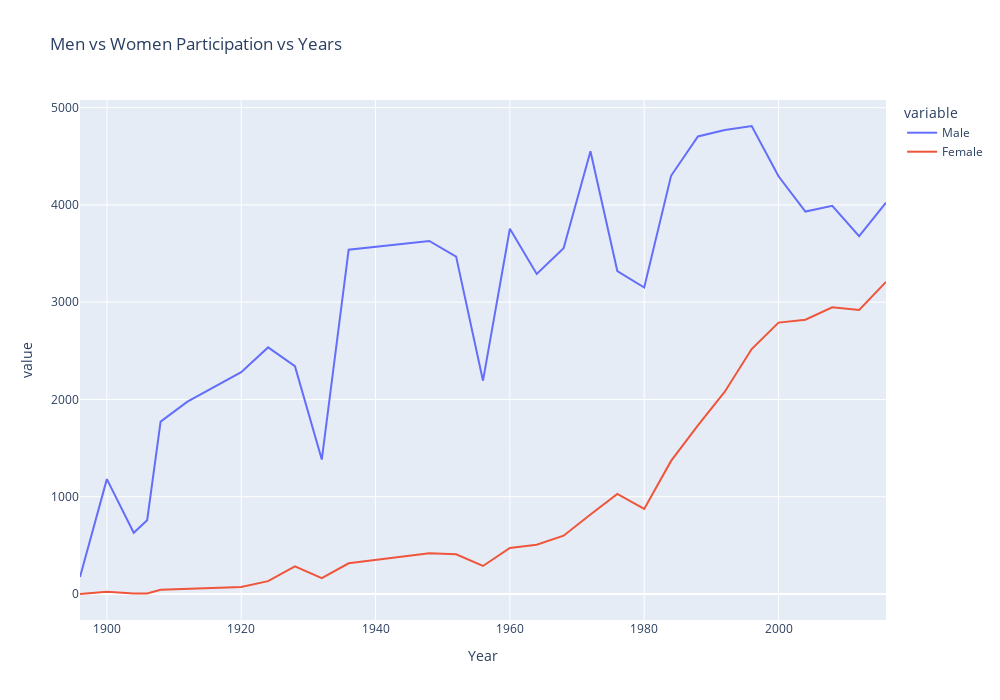

Here is the notebook cell this chart was saved with:
### Markdown cell above
**5.8 Men Vs Women** Participation Over the **Years**

### Code cell
men = athlete_df[athlete_df['Sex'] == 'M'].groupby('Year').count()['Name'].reset_index()
women = athlete_df[athlete_df['Sex'] == 'F'].groupby('Year').count()['Name'].reset_index()
final = men.merge(women,on='Year',how ='left')
final.rename(columns={'Name_x':'Male','Name_y':'Female'}, inplace=True)
final.fillna(0,inplace=True)

# plotting the graph
fig = px.line(final, x='Year', y=['Male','Female'], title = "Men vs Women Participation vs Years", height = 700, width =1000)
fig.show()

### Figure 1 — Plotly figure (JSON) as saved in the notebook; plotly's stock layout.template omitted (floating-point values rounded to 4 significant figures)
{"data": [{"hovertemplate": "variable=Male<br>Year=%{x}<br>value=%{y}<extra></extra>", "legendgroup": "Male", "line": {"color": "#636efa", "dash": "solid"}, "marker": {"symbol": "circle"}, "mode": "lines", "name": "Male", "orientation": "v", "showlegend": true, "type": "scatter", "x": [1896, 1900, 1904, 1906, 1908, 1912, 1920, 1924, 1928, 1932, 1936, 1948, 1952, 1956, 1960, 1964, 1968, 1972, 1976, 1980, 1984, 1988, 1992, 1996, 2000, 2004, 2008, 2012, 2016], "xaxis": "x", "y": [174, 1181, 629, 759, 1772, 1978, 2280, 2535, 2342, 1382, 3539, 3629, 3468, 2193, 3755, 3290, 3555, 4552, 3320, 3151, 4299, 4704, 4769, 4811, 4294, 3931, 3990, 3679, 4022], "yaxis": "y"}, {"hovertemplate": "variable=Female<br>Year=%{x}<br>value=%{y}<extra></extra>", "legendgroup": "Female", "line": {"color": "#EF553B", "dash": "solid"}, "marker": {"symbol": "circle"}, "mode": "lines", "name": "Female", "orientation": "v", "showlegend": true, "type": "scatter", "x": [1896, 1900, 1904, 1906, 1908, 1912, 1920, 1924, 1928, 1932, 1936, 1948, 1952, 1956, 1960, 1964, 1968, 1972, 1976, 1980, 1984, 1988, 1992, 1996, 2000, 2004, 2008, 2012, 2016], "xaxis": "x", "y": [0, 23, 6, 6, 44, 53, 73, 132, 285, 162, 316, 420, 409, 288, 473, 507, 599, 818, 1028, 875, 1368, 1734, 2080, 2518, 2790, 2820, 2947, 2919, 3209], "yaxis": "y"}], "layout": {"height": 700, "legend": {"title": {"text": "variable"}, "tracegroupgap": 0}, "title": {"text": "Men vs Women Participation vs Years"}, "width": 1000, "xaxis": {"anchor": "y", "domain": [0, 1], "title": {"text": "Year"}}, "yaxis": {"anchor": "x", "domain": [0, 1], "title": {"text": "value"}}}}
